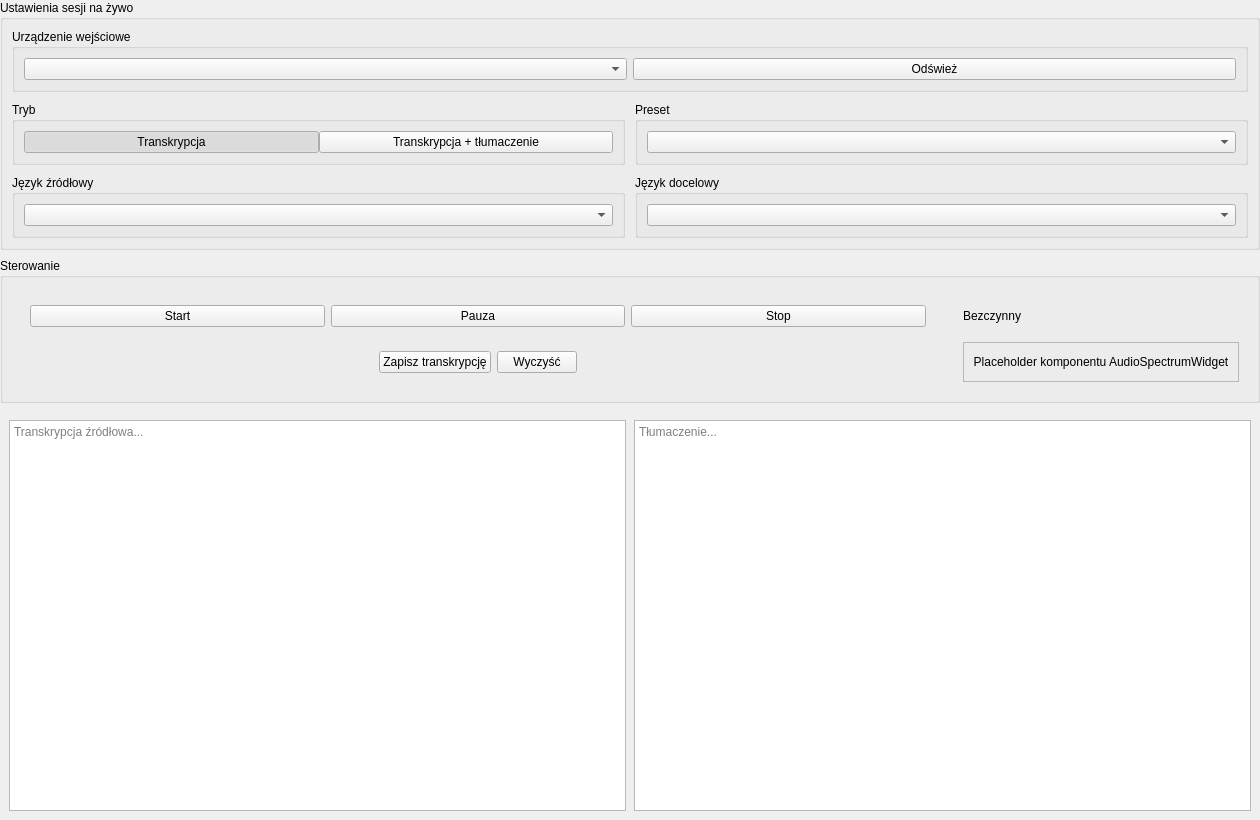
<?xml version="1.0" encoding="UTF-8"?>
<ui version="4.0">
 <class>LivePanel</class>
 <widget class="QWidget" name="LivePanel">
  <property name="geometry"><rect><x>0</x><y>0</y><width>1260</width><height>820</height></rect></property>
  <layout class="QVBoxLayout" name="rootLayout">
   <property name="spacing"><number>8</number></property>
   <property name="leftMargin"><number>0</number></property>
   <property name="topMargin"><number>0</number></property>
   <property name="rightMargin"><number>0</number></property>
   <property name="bottomMargin"><number>0</number></property>
   <item>
    <widget class="QGroupBox" name="LiveSettingsGroup">
     <property name="title"><string>Ustawienia sesji na żywo</string></property>
     <layout class="QGridLayout" name="settingsGrid">
      <property name="horizontalSpacing"><number>10</number></property>
      <property name="verticalSpacing"><number>10</number></property>
      <item row="0" column="0" colspan="2">
       <widget class="QGroupBox" name="deviceHost">
        <property name="title"><string>Urządzenie wejściowe</string></property>
        <layout class="QHBoxLayout" name="deviceLayout">
         <item><widget class="QComboBox" name="cmb_device"/></item>
         <item><widget class="QPushButton" name="btn_refresh_devices"><property name="text"><string>Odśwież</string></property></widget></item>
        </layout>
       </widget>
      </item>
      <item row="1" column="0">
       <widget class="QGroupBox" name="modeHost">
        <property name="title"><string>Tryb</string></property>
        <layout class="QHBoxLayout" name="modeLayout">
         <property name="spacing"><number>0</number></property>
         <item><widget class="QPushButton" name="ChoiceToggleFirst"><property name="text"><string>Transkrypcja</string></property><property name="checkable"><bool>true</bool></property><property name="checked"><bool>true</bool></property></widget></item>
         <item><widget class="QPushButton" name="ChoiceToggleSecond"><property name="text"><string>Transkrypcja + tłumaczenie</string></property><property name="checkable"><bool>true</bool></property></widget></item>
        </layout>
       </widget>
      </item>
      <item row="1" column="1"><widget class="QGroupBox" name="presetHost"><property name="title"><string>Preset</string></property><layout class="QVBoxLayout" name="presetLayout"><item><widget class="QComboBox" name="cmb_preset"/></item></layout></widget></item>
      <item row="2" column="0"><widget class="QGroupBox" name="srcLangHost"><property name="title"><string>Język źródłowy</string></property><layout class="QVBoxLayout" name="srcLangLayout"><item><widget class="QComboBox" name="cmb_src_lang"/></item></layout></widget></item>
      <item row="2" column="1"><widget class="QGroupBox" name="tgtLangHost"><property name="title"><string>Język docelowy</string></property><layout class="QVBoxLayout" name="tgtLangLayout"><item><widget class="QComboBox" name="cmb_tgt_lang"/></item></layout></widget></item>
     </layout>
    </widget>
   </item>
   <item>
    <widget class="QGroupBox" name="LiveControlsGroup">
     <property name="title"><string>Sterowanie</string></property>
     <layout class="QHBoxLayout" name="controlsLayout">
      <property name="spacing"><number>10</number></property>
      <item>
       <widget class="QWidget" name="controlsLeft">
        <layout class="QVBoxLayout" name="controlsLeftLayout">
         <item>
          <widget class="QWidget" name="bigButtonsRow">
           <layout class="QHBoxLayout" name="bigButtonsLayout">
            <item><widget class="QPushButton" name="btn_start"><property name="text"><string>Start</string></property></widget></item>
            <item><widget class="QPushButton" name="btn_pause"><property name="text"><string>Pauza</string></property></widget></item>
            <item><widget class="QPushButton" name="btn_stop"><property name="text"><string>Stop</string></property></widget></item>
           </layout>
          </widget>
         </item>
         <item>
          <widget class="QWidget" name="saveClearRow">
           <layout class="QHBoxLayout" name="saveClearLayout">
            <item><spacer name="saveLeftSpacer"><property name="orientation"><enum>Qt::Horizontal</enum></property><property name="sizeHint" stdset="0"><size><width>20</width><height>20</height></size></property></spacer></item>
            <item><widget class="QPushButton" name="btn_save"><property name="text"><string>Zapisz transkrypcję</string></property></widget></item>
            <item><widget class="QPushButton" name="btn_clear"><property name="text"><string>Wyczyść</string></property></widget></item>
            <item><spacer name="saveRightSpacer"><property name="orientation"><enum>Qt::Horizontal</enum></property><property name="sizeHint" stdset="0"><size><width>20</width><height>20</height></size></property></spacer></item>
           </layout>
          </widget>
         </item>
        </layout>
       </widget>
      </item>
      <item>
       <widget class="QWidget" name="meterHost">
        <layout class="QVBoxLayout" name="meterLayout">
         <item><widget class="QLabel" name="lbl_status"><property name="text"><string>Bezczynny</string></property><property name="wordWrap"><bool>true</bool></property></widget></item>
         <item><widget class="QFrame" name="spectrumPlaceholder"><property name="frameShape"><enum>QFrame::StyledPanel</enum></property><layout class="QVBoxLayout" name="spectrumPlaceholderLayout"><item><widget class="QLabel" name="spectrumPlaceholderLabel"><property name="text"><string>Placeholder komponentu AudioSpectrumWidget</string></property><property name="alignment"><set>Qt::AlignCenter</set></property></widget></item></layout></widget></item>
        </layout>
       </widget>
      </item>
     </layout>
    </widget>
   </item>
   <item>
    <widget class="QWidget" name="outputHost">
     <layout class="QHBoxLayout" name="outputLayout">
      <property name="spacing"><number>8</number></property>
      <item><widget class="QTextEdit" name="txt_src"><property name="placeholderText"><string>Transkrypcja źródłowa...</string></property><property name="readOnly"><bool>true</bool></property></widget></item>
      <item><widget class="QTextEdit" name="txt_tgt"><property name="placeholderText"><string>Tłumaczenie...</string></property><property name="readOnly"><bool>true</bool></property></widget></item>
     </layout>
    </widget>
   </item>
  </layout>
 </widget>
 <resources/>
 <connections/>
</ui>
